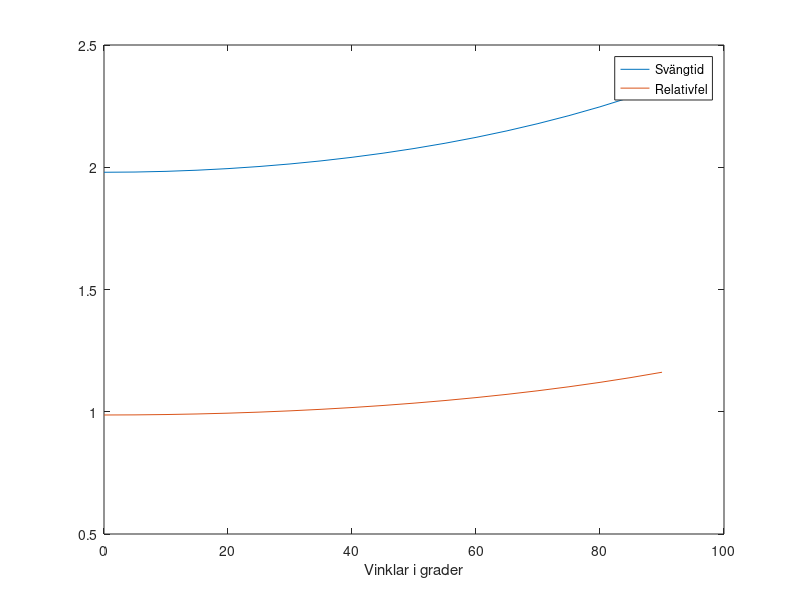

MATLAB code to generate this figure:
%
%
%

clear all, close all, clc

%Laboration 4, 4 b)

%Definera värden:
L = 1;
g = 9.81;
h = 0.1;

integralvarden = [];
for fi = [0:5:90]
In = [];

for alpha = [0:h:pi/2]
    
    k = sind(fi/2);
    I = 1/((1-(k^2)*sin(alpha)^2)^0.5);
  if alpha == 0
      I = I/2;
  end
  if alpha == pi/2
      I = I/2;
  end
  In = [In I]; %värdena från integralen
  
end

  Int = sum(In);   
  Integralen = h*Int;   %räknar ut värdet för integralen
  
  integralvarden = [integralvarden; Integralen];    %alla integralvärden för alla olika fi
  
end  

T = integralvarden*(4*(L/g)^0.5); %beräknar värden för svängningstiden T.

fi = [0:5:90];

plot(fi, T)
hold on

appr = 2*pi*sqrt(L/g);

rel_err = T./appr

plot(fi, rel_err);

xlabel('Vinklar i grader');
legend('Svängtid', 'Relativfel');

